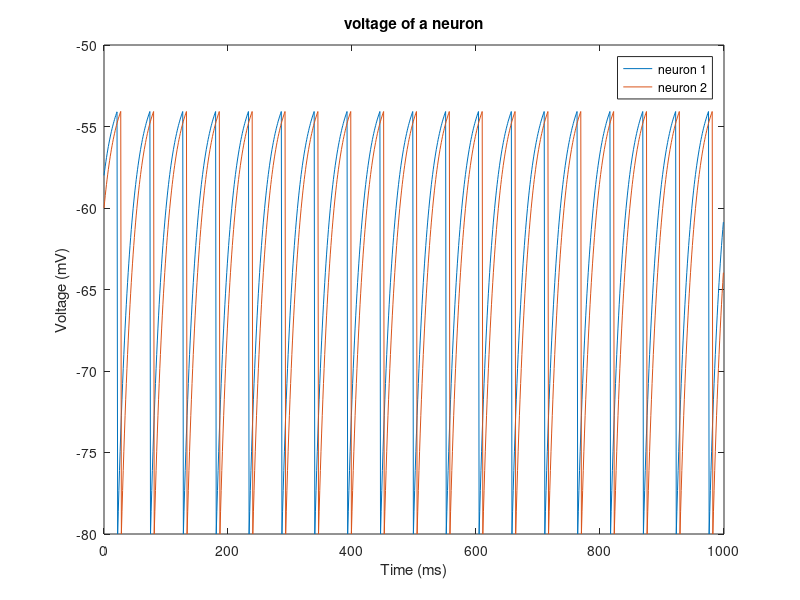

Here is the MATLAB script that generated this plot:
function integrateandfiremodel
%
% part 4 of the neuron model
%


Tm = 20;             %[ms] (i.e. ?m is the time constant of the membrane)
EL = -70;            %[mV]
Vreset = -80;        %[mV]
Vth = -54;           %[mV]
RmIe = 18;           %[mV]

RmGs = 0.15;         %
Pmax = 0.5;
Ts = 10;             %[ms]
Dt = 1;              %[ms]


Vzero = Vreset;

V = zeros(2,1000);


% Vstart = randi([Vreset Vth],2,1)
Vstart = randi([Vreset Vth],2,1);
t = log((Vstart - EL - RmIe)/(Vzero - EL - RmIe)) * Tm * -1;


%syncon = Gs * Pmax * exp(-t/Ts)
%Is(timer) = GsS(timer) * (Es - V)
%s(timer) = t * exp(-t/Ts)
%synapse(neuron) = RmGs * Pmax * exp(-t/Ts);

for timer = 1:1000,
    for neuron = 1:2,
        V(neuron,timer) = EL + RmIe + (Vzero - EL - RmIe) * exp(-t(neuron)/Tm);
        if V(neuron,timer) >= Vth
            V(neuron,timer) = Vreset;
            t(neuron) = 0;
        end

        % relative time
        t(neuron) = t(neuron) + Dt;
    end
end
plottime = 0:999;
plot(plottime, V)
title('voltage of a neuron')
xlabel('Time (ms)') % x-axis label
ylabel('Voltage (mV)') % y-axis label
legend('neuron 1','neuron 2')